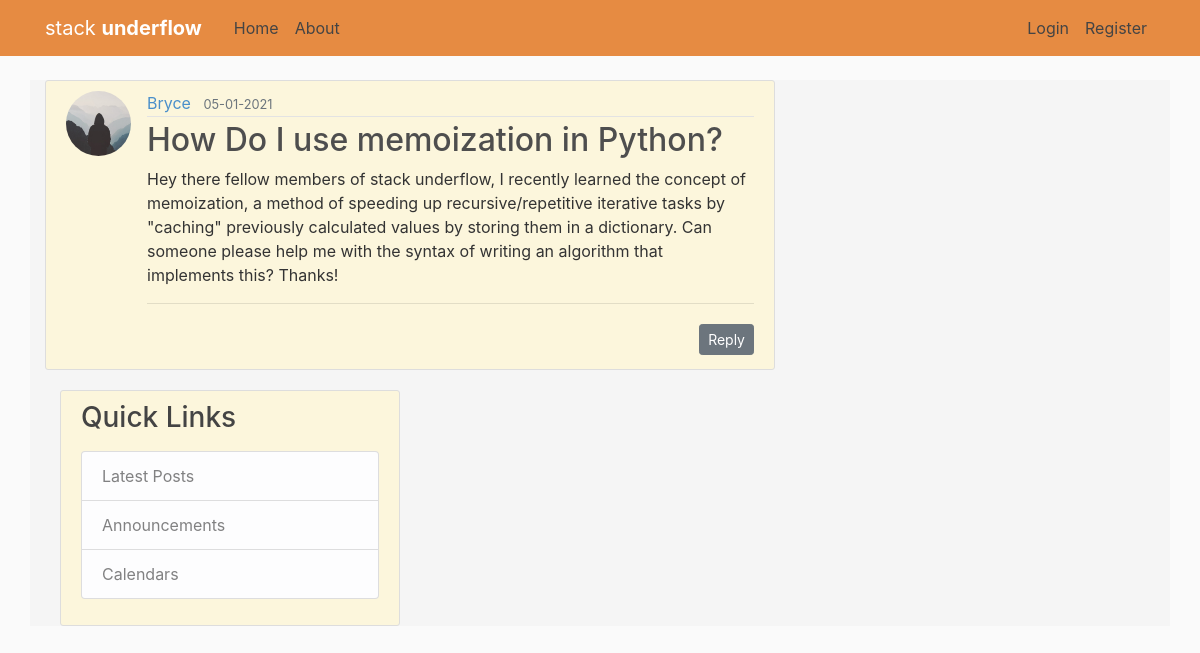
/post/1, run on the app's committed database.
### stack_underflow/models.py (models this page shows, shortened)
class User(db.Model, UserMixin):
    id = db.Column(db.Integer, primary_key=True)
    username = db.Column(db.String(20), unique=True, nullable=False)
    email = db.Column(db.String(120), unique=True, nullable=False)
    image_file = db.Column(db.String(20), nullable=False, default='default.jpg')
    password = db.Column(db.String(60), nullable=False)
    posts = db.relationship('Post', backref='author', lazy=True)
    replies = db.relationship('Reply', backref='reply_author', lazy=True)

class Post(db.Model):
    id = db.Column(db.Integer, primary_key=True)
    title = db.Column(db.String(100), nullable=False)
    date_posted = db.Column(db.DateTime, nullable=False, default=datetime.utcnow)
    content = db.Column(db.Text, nullable=False)
    user_id = db.Column(db.Integer, db.ForeignKey('user.id'), nullable=False)
    replies = db.relationship('Reply', backref='post_reply_to', lazy=True)

### stack_underflow/posts/routes.py (the view)
@posts.route("/post/<int:post_id>")
def post(post_id):
    post = Post.query.get_or_404(post_id)
    return render_template('post.html', title=post.title, post=post)

### stack_underflow/templates/post.html (shortened to what this page needs)
{% extends "base.html" %}
{% block content %}
  <article class="media content-section">
    <img class="rounded-circle article-img" src="{{ url_for('static', filename='images/' + post.author.image_file) }}">
    <div class="media-body">
      <div class="article-metadata">
        <a class="mr-2 user-font" href="{{ url_for('users.user_posts', username=post.author.username) }}">{{ post.author.username }}</a>
        <small class="text-muted">{{ post.date_posted.strftime('%m-%d-%Y') }}</small>
      </div>
      <h2 class="article-title">{{ post.title }}</h2>
      <p class="article-content">{{ post.content }}</p>
      <hr>
      <div class="text-right">
        <a class="btn btn-secondary btn-sm mt-1 mb-1" href="{{ url_for('posts.new_reply', post_id=post.id) }}">Reply</a>
      </div>
    </div>
  </article>
    </div>
{% endblock content %}

### stack_underflow/static/main.css (style rules this page uses)
body { background: #fafafa; color: #333333; margin-top: 5rem; }
h1, h2, h3, h4, h5, h6 { color: #444444; }
.content-section { background:rgb(252, 246, 220); padding: 10px 20px; border: 1px solid #dddddd; border-radius: 3px; margin-bottom: 20px; }
.article-title { color: #4e4e4e; }
.article-content { white-space: pre-line; }
.article-img { height: 65px; width: 65px; margin-right: 16px; }
.article-metadata { padding-bottom: 1px; margin-bottom: 4px; border-bottom: 1px solid #e3e3e3 }
.user-font { color: #4a8fca; }

### data on the page
User: image_file (placeholder picture), author.username "Bryce"
Post: date_posted "05-01-2021", title "How Do I use memoization in Python?", content "Hey there fellow members of stack underflow, I recently learned the concept of memoization, a method of speeding up recursive/repetitive iterative tasks by \"caching\" previously calculated values by storing them in a dictionary. Can someone please help me with the syntax of writing an algorithm that implements this? Thanks!"
